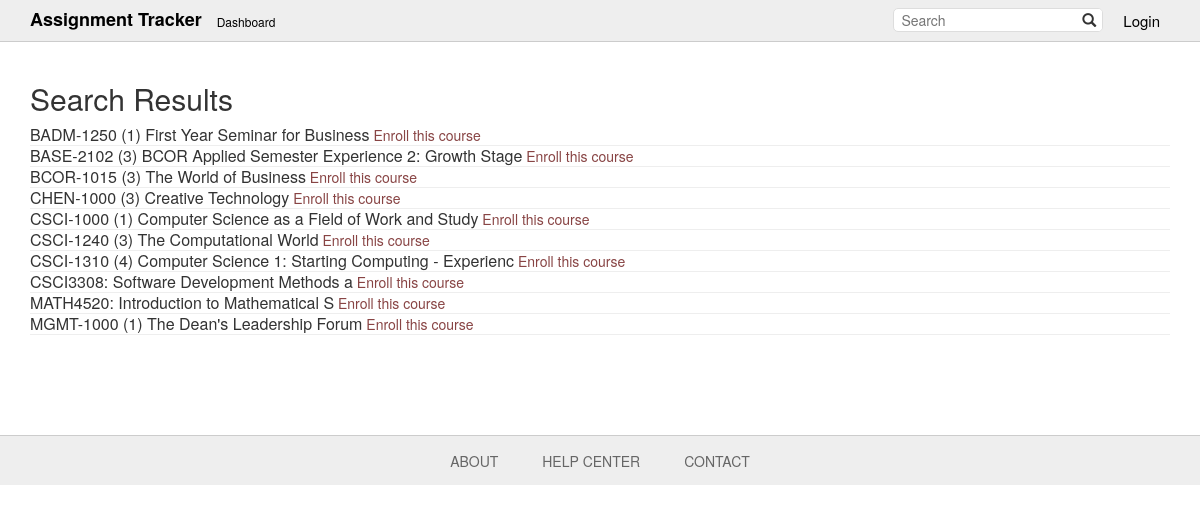
Page /add_course/ on the earlier database version.
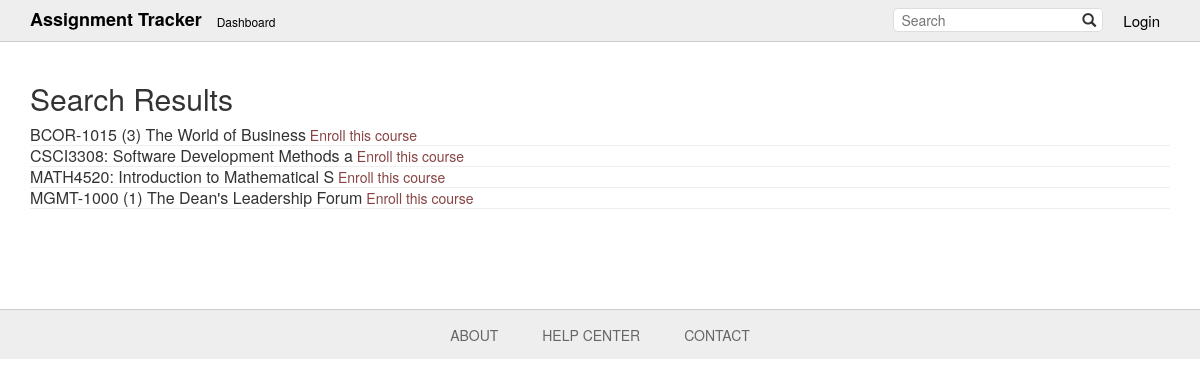
Same page on the later database version.
### tables/models.py (models this page shows, shortened)
class Course(models.Model):
    users = models.ManyToManyField('auth.User')
    course = models.CharField(max_length=128)
    difficulty = models.IntegerField(default=1,
        validators=[MinValueValidator(1), MaxValueValidator(5)])
    url = models.URLField(max_length=512)

### tables/views.py (the view)
# urls.py: url(r'^add_course/$', views.add_course, name='add_course'),
def add_course(request):
	courses = Course.objects.all().order_by('course')
	return render(request, 'tables/search.html', {'courses': courses})

### tables/templates/tables/search.html
{% extends 'tables/base.html' %}
{% block content %}
<h2>Search Results</h2>
{% for course in courses %}
    <div class="search-result clearfix">
        <h3 style="display: inline; font-size: 16px;">{{ course.course }}</h3>
        <a href="{% url 'enroll' course_pk=course.pk %}" style="color: #884444">Enroll this course</a>
        <hr style="margin: 0;"/>
    </div>
{% endfor %}
{% endblock %}

Differences in the rows shown:
removed Course: course "BADM-1250 (1) First Year Seminar for Business"
removed Course: course "BASE-2102 (3) BCOR Applied Semester Experience 2: Growth Stage"
removed Course: course "CHEN-1000 (3) Creative Technology"
removed Course: course "CSCI-1000 (1) Computer Science as a Field of Work and Study"
removed Course: course "CSCI-1240 (3) The Computational World"
removed Course: course "CSCI-1310 (4) Computer Science 1: Starting Computing - Experienc"
